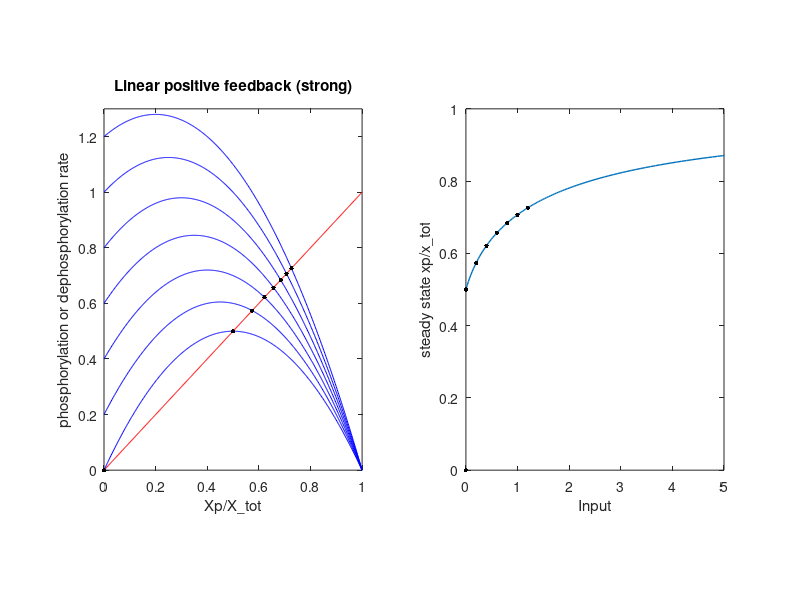
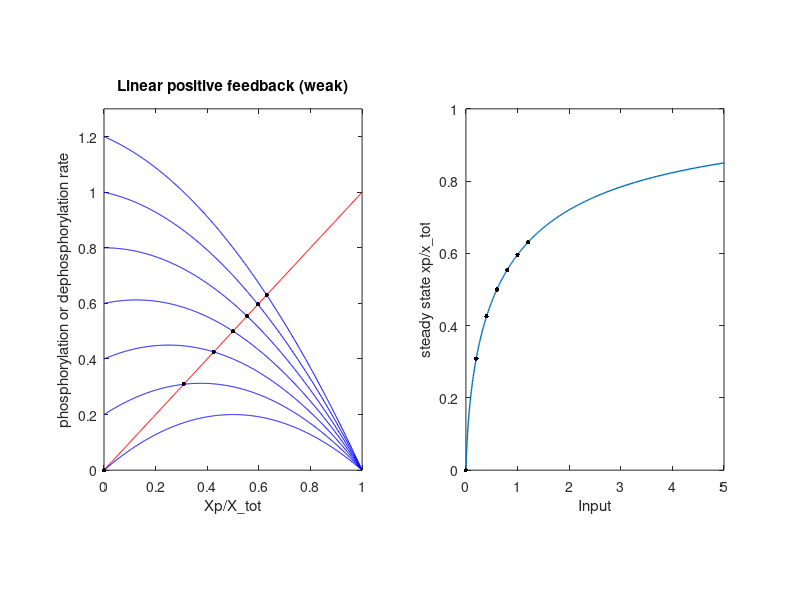
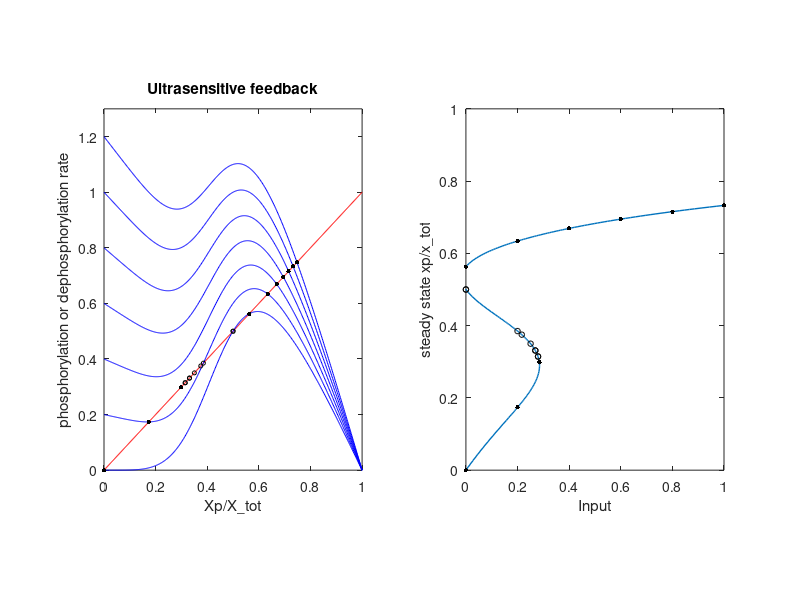
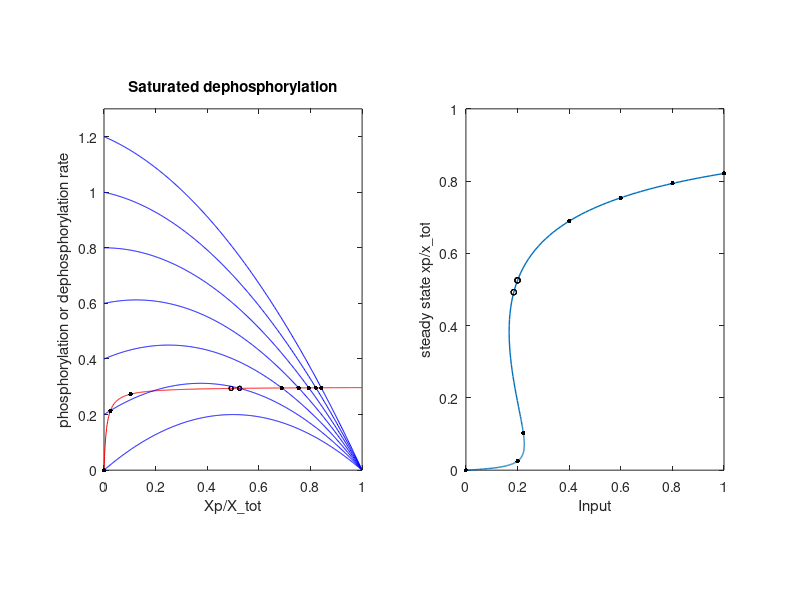

Here is the MATLAB script that generated these plots, in order:
%%% Assignment 4
%% Ultrasensitivity in bistability
%% 221505023 张牧原

load ('bifurcation.mat')

%% parameters
k1=1;
k_1_high=1;
k_1_low=0.3;
k2_high=2;
k2_low=0.8;
K=0.01;
n=5;

x_tot=1;  %
input=1;  %

%% functions for dephosphorylation
d_m = @(xp) k_1_high.*xp;
d_u = @(xp) k_1_low.*(xp./(xp+K));

xxp=linspace(0,1,500)';
%%
%% simulations

% B
% fsolve初值
x_solve=[0,0.5];
k=1;
%x_Bcross=zeros(length(x_solve)*7);
v_d=d_m(xxp);
figure
subplot(1,2,1)
plot(xxp,v_d,'red')
hold on
for i=0:0.2:1.2
    input=i;
    p_m_high = @(xp) (k1*input+k2_high.*xp).*(x_tot-xp);
    v_p=p_m_high(xxp);
    plot(xxp,v_p,'blue')
    hold on
    % 找交点
    fun= @ (xp) p_m_high (xp)-d_m (xp);
    for j=1:length(x_solve)
        [x0,~,exitflag]=fsolve(fun,x_solve(j));
        if exitflag>0 && x0>=0
            plot(x0,d_m(x0),'.','MarkerSize',10,'Color','black')
            hold on
            x_Bcross(k)=x0;
            k=k+1;
        end
    end
end
axis([0,1,0,1.3])
xlabel('Xp/X\_tot')
ylabel('phosphorylation or dephosphorylation rate')
set(gca,'PlotBoxAspectRatio',[1 1.4 1]);
title('Linear positive feedback (strong)')

subplot(1,2,2)
plot(x_B,y_B,'LineWidth',1)
hold on
for i=1:length(x_Bcross)
    input_Bcross=(x_Bcross(i)-2*x_Bcross(i)^2)/(x_Bcross(i)-1);
    plot(input_Bcross,x_Bcross(i),'.','MarkerSize',10,'Color','black')
    hold on
end
axis([0,5,0,1])
xlabel('Input')
ylabel('steady state xp/x\_tot')
set(gca,'PlotBoxAspectRatio',[1 1.4 1]);
hold off
%%
% syms xpx inputx
% eqn= (k1*inputx+k2_high.*xpx).*(x_tot-xpx)-k_1_high*xpx==0
% S=solve(eqn,inputx,'Real',true)
%%

% C
k=1;
% x_Ccross=zeros(7,1);
v_d=d_m(xxp);
figure
subplot(1,2,1)
plot(xxp,v_d,'red')
hold on
for i=0:0.2:1.2
    input=i;
    p_m_low = @(xp) (k1*input+k2_low.*xp).*(x_tot-xp);
    v_p=p_m_low(xxp);
    plot(xxp,v_p,'blue')
    hold on
    % 找交点
    fun= @ (xp) p_m_low (xp)-d_m (xp);
    x0=fsolve(fun,[0.5]);
    plot(x0,d_m(x0),'.','MarkerSize',10,'Color','black')
    hold on
    x_Ccross(k)=x0;
    k=k+1;
end
axis([0,1,0,1.3])
xlabel('Xp/X\_tot')
ylabel('phosphorylation or dephosphorylation rate')
set(gca,'PlotBoxAspectRatio',[1 1.4 1]);
title('Linear positive feedback (weak)')
x_Ccross;


subplot(1,2,2)
plot(x_C,y_C,'LineWidth',1)
hold on
for i=1:length(x_Ccross)
    input_Ccross=(-x_Ccross(i)-4*x_Ccross(i)^2)/(5*x_Ccross(i)-5);
    plot(input_Ccross,x_Ccross(i),'.','MarkerSize',10,'Color','black')
    hold on
end
axis([0,5,0,1])
xlabel('Input')
ylabel('steady state xp/x\_tot')
set(gca,'PlotBoxAspectRatio',[1 1.4 1]);
hold off
%%
 % syms xpx inputx
 % eqn= (k1*inputx+k2_low.*xpx).*(x_tot-xpx)-k_1_high*xpx==0
 % S=solve(eqn,inputx,'Real',true)
%%
% D
% fsolve初值
x_solve=[0,0.42,0.5,0.7,1];
k=1;
m=1;
%x_Dcross=zeros(length(x_solve)*7);
v_d=d_m(xxp);
figure
subplot(1,2,1)
plot(xxp,v_d,'red')
hold on
for i=0:0.2:1.2
    input=i;
    p_u = @(xp) (k1*input+k2_high.*(xp.^n./(0.5.^n+xp.^n))).*(x_tot-xp);
    v_p=p_u(xxp);
    plot(xxp,v_p,'blue')
    hold on
    % 找交点
    fun= @ (xp) p_u(xp)-d_m (xp);
    for j=1:length(x_solve)
    [x0,~,exitflag]=fsolve(fun,x_solve(j));
        if exitflag>0 && x0>=0
            if (x0>0.3 && x0<0.52)
                plot(x0,d_m(x0),'ro','MarkerSize',3,'Color','black')
                hold on
                x_Dcross2(m)=x0;
                m=m+1;
            else
                plot(x0,d_m(x0),'.','MarkerSize',10,'Color','black')
                hold on
                x_Dcross(k)=x0;
                k=k+1;
            end
        end
    end
end
axis([0,1,0,1.3])
xlabel('Xp/X\_tot')
ylabel('phosphorylation or dephosphorylation rate')
set(gca,'PlotBoxAspectRatio',[1 1.4 1]);
title('Ultrasensitive feedback')

subplot(1,2,2)
plot(x_D,y_D,'LineWidth',1)
hold on
for i=1:length(x_Dcross)
    input_Dcross=(x_Dcross(i)+2*x_Dcross(i)^5*(x_Dcross(i)-1)/(x_Dcross(i)^5+1/32))/(1-x_Dcross(i));
    plot(input_Dcross,x_Dcross(i),'.','MarkerSize',10,'Color','black')
    hold on
end
for i=1:length(x_Dcross2)
    input_Dcross2=(x_Dcross2(i)+2*x_Dcross2(i)^5*(x_Dcross2(i)-1)/(x_Dcross2(i)^5+1/32))/(1-x_Dcross2(i));
    plot(input_Dcross2,x_Dcross2(i),'ro','MarkerSize',4,'Color','black')
    hold on
end
axis([0,1,0,1])
xlabel('Input')
ylabel('steady state xp/x\_tot')
set(gca,'PlotBoxAspectRatio',[1 1.4 1]);
hold off
%%
 % syms xpx inputx
 % eqn= (k1*inputx+k2_high*(xpx^n/(0.5^n+xpx^n)))*(x_tot-xpx)-k_1_high*xpx==0
 % S=solve(eqn,inputx,'Real',true)
%%
% E
v_d=d_u(xxp);
figure
subplot(1,2,1)
plot(xxp,v_d,'red')
hold on
% fsolve初值
x_solve=[0,0.42,0.5,0.7,1];
k=1;
%x_Ecross=zeros(length(x_solve)*7);
for i=0:0.2:1.2
    input=i;
    p_m_low = @(xp) (k1*input+k2_low.*xp).*(x_tot-xp);
    v_p=p_m_low(xxp);
    plot(xxp,v_p,'blue')
    hold on
    % 找交点
    fun= @ (xp) p_m_low(xp)-d_u (xp);
    for j=1:length(x_solve)
    [x0,~,exitflag]=fsolve(fun,x_solve(j));
        if exitflag>0 && x0>=0
             if (x0>0.3 && x0<0.6)
                 plot(x0,d_u(x0),'ro','MarkerSize',3,'Color','black')
                 hold on
             else
                plot(x0,d_u(x0),'.','MarkerSize',10,'Color','black')
                hold on
             end
             x_Ecross(k)=x0;
             k=k+1;
        end
    end
end
axis([0,1,0,1.3])
xlabel('Xp/X\_tot')
ylabel('phosphorylation or dephosphorylation rate')
set(gca,'PlotBoxAspectRatio',[1 1.4 1]);
title('Saturated dephosphorylation')

subplot(1,2,2)
plot(x_E,y_E,'LineWidth',1)
hold on
for i=1:length(x_Ecross)
    input_Ecross=(3*x_Ecross(i)/(10*x_Ecross(i)+1/10)+4*x_Ecross(i)*(x_Ecross(i)-1)/5)/(1-x_Ecross(i));
    if x_Ecross(i)>0.3 && x_Ecross(i)<0.6
    plot(input_Ecross,x_Ecross(i),'ro','MarkerSize',4,'Color','black')
    else
    plot(input_Ecross,x_Ecross(i),'.','MarkerSize',10,'Color','black')
    end
    hold on
end
axis([0,1,0,1])
xlabel('Input')
ylabel('steady state xp/x\_tot')
set(gca,'PlotBoxAspectRatio',[1 1.4 1]);
hold off
%%
 % syms xpx inputx
 % eqn= (k1*inputx+k2_low*xpx)*(x_tot-xpx)-k_1_low*xpx/(K+xpx)==0
 % S=solve(eqn,inputx,'Real',true)